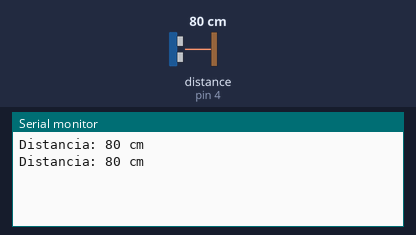
This sketch was run on a simulated Arduino Uno, built with avr-gcc and run on an emulated ATmega328P. On the bench: the last lines printed to the serial monitor. Wiring (inferred from the names in the program): ultrasonic range finder: trigger pin 3; echo pin 4. Inputs (shaded band) come from the test bench; at power-on: distance to the obstacle (sensor on pin 4) 80 cm. The echo pulse lasts 58.3 µs per cm.

Above: at 1.8 s.
1.9 s: distance to the obstacle (sensor on pin 4) set to 2 cm
At 2.8 s:
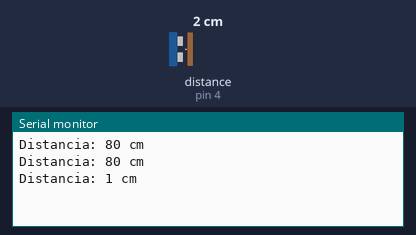
3.4 s: distance to the obstacle (sensor on pin 4) set to 4 cm
At 4.8 s:
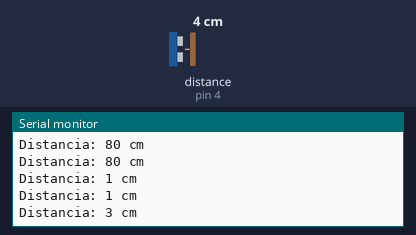
Timing chart, 0 to 6.4 s (numbered marks = the images above; inputs shaded):
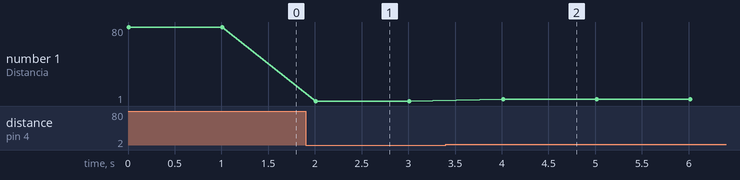

The sketch:

Bob2.0-PruebaUltra.ino
```cpp
// Definir pines para el sensor ultrasónico
const int trigPin = 3;
const int echoPin = 4;

void setup() {
  // Inicializar comunicación serial
  Serial.begin(9600);

  // Configurar los pines como entrada o salida
  pinMode(trigPin, OUTPUT);
  pinMode(echoPin, INPUT);
}

void loop() {
  // Enviar un pulso ultrasónico
  digitalWrite(trigPin, LOW);
  delayMicroseconds(2);
  digitalWrite(trigPin, HIGH);
  delayMicroseconds(10);
  digitalWrite(trigPin, LOW);

  // Medir la duración del eco
  long duration = pulseIn(echoPin, HIGH);

  // Calcular la distancia en centímetros
  int distancia = duration / 58;

  // Imprimir la distancia en el monitor serial
  Serial.print("Distancia: ");
  Serial.print(distancia);
  Serial.println(" cm");

  // Esperar un breve período antes de la siguiente medición
  delay(1000);
}
```

Measured:
- after the input at 1.9 s, the serial monitor: prints a new line after 0.11 s (image 1)
- after the input at 3.4 s, the serial monitor: prints a new line after 0.61 s (image 2)
- plotted number 1: 80 → 1 after the input at 1.9 s, 1 → 3 after the input at 3.4 s
